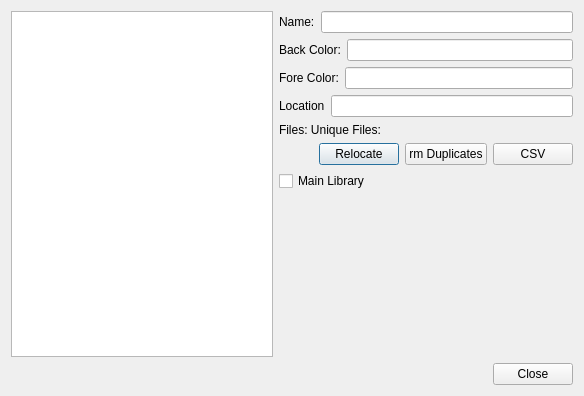
<?xml version="1.0" encoding="UTF-8"?>
<ui version="4.0">
 <class>MediaLIbraryEdit</class>
 <widget class="QDialog" name="MediaLIbraryEdit">
  <property name="geometry">
   <rect>
    <x>0</x>
    <y>0</y>
    <width>584</width>
    <height>396</height>
   </rect>
  </property>
  <property name="windowTitle">
   <string>Media Libraries</string>
  </property>
  <layout class="QVBoxLayout" name="verticalLayout_3">
   <item>
    <layout class="QVBoxLayout" name="verticalLayout_2">
     <item>
      <layout class="QHBoxLayout" name="horizontalLayout_6">
       <item>
        <widget class="QListView" name="lstLibraries">
         <property name="editTriggers">
          <set>QAbstractItemView::NoEditTriggers</set>
         </property>
        </widget>
       </item>
       <item>
        <layout class="QVBoxLayout" name="verticalLayout">
         <item>
          <layout class="QHBoxLayout" name="horizontalLayout">
           <item>
            <widget class="QLabel" name="lblName">
             <property name="text">
              <string>Name:</string>
             </property>
            </widget>
           </item>
           <item>
            <widget class="QLineEdit" name="leName"/>
           </item>
          </layout>
         </item>
         <item>
          <layout class="QHBoxLayout" name="horizontalLayout_2">
           <item>
            <widget class="QLabel" name="lblBackColor">
             <property name="text">
              <string>Back Color:</string>
             </property>
            </widget>
           </item>
           <item>
            <widget class="QLineEdit" name="leBackColor"/>
           </item>
          </layout>
         </item>
         <item>
          <layout class="QHBoxLayout" name="horizontalLayout_3">
           <item>
            <widget class="QLabel" name="lblForeColor">
             <property name="text">
              <string>Fore Color:</string>
             </property>
            </widget>
           </item>
           <item>
            <widget class="QLineEdit" name="leForeColor"/>
           </item>
          </layout>
         </item>
         <item>
          <layout class="QHBoxLayout" name="horizontalLayout_4">
           <item>
            <widget class="QLabel" name="lblLocation">
             <property name="text">
              <string>Location</string>
             </property>
            </widget>
           </item>
           <item>
            <widget class="QLineEdit" name="leLocation">
             <property name="readOnly">
              <bool>true</bool>
             </property>
            </widget>
           </item>
          </layout>
         </item>
         <item>
          <widget class="QLabel" name="lblCountInformation">
           <property name="text">
            <string>Files: Unique Files:</string>
           </property>
          </widget>
         </item>
         <item>
          <layout class="QHBoxLayout" name="horizontalLayout_5">
           <item>
            <spacer name="horizontalSpacer">
             <property name="orientation">
              <enum>Qt::Horizontal</enum>
             </property>
             <property name="sizeHint" stdset="0">
              <size>
               <width>40</width>
               <height>20</height>
              </size>
             </property>
            </spacer>
           </item>
           <item>
            <widget class="QPushButton" name="bRelocateMediaFiles">
             <property name="text">
              <string>Relocate</string>
             </property>
            </widget>
           </item>
           <item>
            <widget class="QPushButton" name="bRemoveDuplicates">
             <property name="text">
              <string>rm Duplicates</string>
             </property>
            </widget>
           </item>
           <item>
            <widget class="QPushButton" name="bExportData">
             <property name="focusPolicy">
              <enum>Qt::WheelFocus</enum>
             </property>
             <property name="text">
              <string>CSV</string>
             </property>
            </widget>
           </item>
          </layout>
         </item>
         <item>
          <widget class="QCheckBox" name="isMainLib">
           <property name="text">
            <string>Main Library</string>
           </property>
          </widget>
         </item>
         <item>
          <spacer name="verticalSpacer">
           <property name="orientation">
            <enum>Qt::Vertical</enum>
           </property>
           <property name="sizeHint" stdset="0">
            <size>
             <width>20</width>
             <height>40</height>
            </size>
           </property>
          </spacer>
         </item>
        </layout>
       </item>
      </layout>
     </item>
     <item>
      <layout class="QHBoxLayout" name="horizontalLayout_7">
       <item>
        <spacer name="horizontalSpacer_2">
         <property name="orientation">
          <enum>Qt::Horizontal</enum>
         </property>
         <property name="sizeHint" stdset="0">
          <size>
           <width>40</width>
           <height>20</height>
          </size>
         </property>
        </spacer>
       </item>
       <item>
        <widget class="QDialogButtonBox" name="buttonBox">
         <property name="orientation">
          <enum>Qt::Horizontal</enum>
         </property>
         <property name="standardButtons">
          <set>QDialogButtonBox::Close</set>
         </property>
        </widget>
       </item>
      </layout>
     </item>
    </layout>
   </item>
  </layout>
 </widget>
 <resources/>
 <connections>
  <connection>
   <sender>buttonBox</sender>
   <signal>clicked(QAbstractButton*)</signal>
   <receiver>MediaLIbraryEdit</receiver>
   <slot>accept()</slot>
   <hints>
    <hint type="sourcelabel">
     <x>519</x>
     <y>369</y>
    </hint>
    <hint type="destinationlabel">
     <x>506</x>
     <y>437</y>
    </hint>
   </hints>
  </connection>
 </connections>
</ui>
